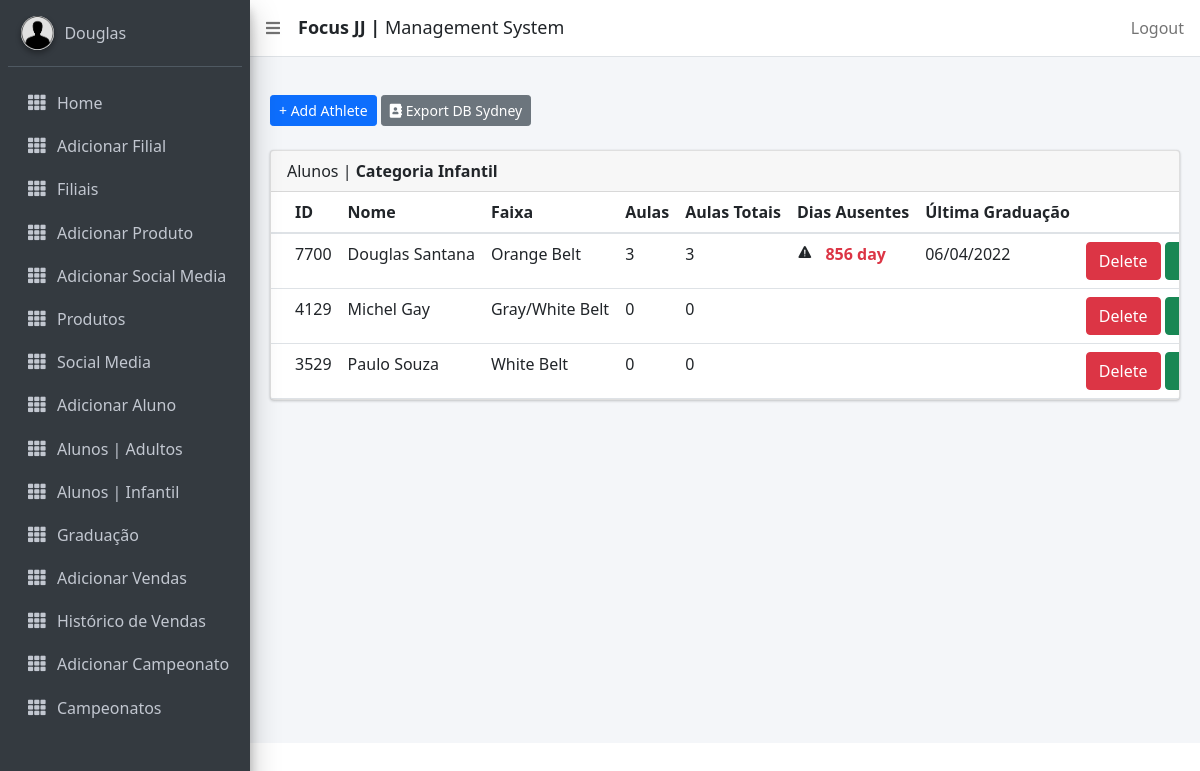
Page /managealunos/kids (signed in) on the committed database.
### focusbjj/models.py (models this page shows, shortened)
class CustomUser(AbstractUser):
    id = ShortUUIDField(primary_key=True, editable=False, alphabet="0123456789", length=3)
    email = models.EmailField(max_length=255, unique=True)
    contact_name = models.CharField(max_length=255)
    country = CountryField()
    location = models.CharField(max_length=255)
    phone = models.CharField(max_length=15, help_text=_('Use somente números. Código do País + Telefone'))
    join_date = models.DateTimeField(default=timezone.now)
    is_active = models.BooleanField(default=True, help_text='Desmarque a caixa para desativar')
    class Meta:
        ordering = ["country", "location"]

class Aluno(models.Model):
    DoesNotExist = None
    objects = None
    id = ShortUUIDField(primary_key=True, editable=False, alphabet="0123456789", length=4)
    photo = models.ImageField(upload_to='photos/', null=True, blank=True)
    nome = models.CharField(max_length=15, verbose_name='Name')
    middle_name = models.CharField(max_length=20, verbose_name='Middle Name', blank=True, null=True)
    surname = models.CharField(max_length=15, verbose_name='Last Name', null=True)
    phone = models.CharField(max_length=15, help_text='Use only numbers')
    email = models.EmailField(max_length=128)
    location = models.ForeignKey(CustomUser, related_name="alunos", on_delete=models.CASCADE)
    address = models.CharField(max_length=255, blank=True, null=True)
    belt = models.CharField(max_length=255, choices=BELT)
    stripe = models.CharField(max_length=255, choices=GRAU, default= 'No Stripes')
    join_date = models.DateTimeField()
    time_stamp = models.DateTimeField(auto_now=True, null=True)
    gender = models.CharField(max_length=255, choices=GENDER)
    dob = models.DateField(verbose_name='Date of Birth',)
    is_blocked = models.BooleanField(default=False)
    agreement = models.BooleanField(default=False)
    USERNAME_FIELD = 'id'
    def idade(self): #POR ANO DE NASCIMENTO
        today = date.today()
        idade = today.year - self.dob.year #- ((today.month, today.day) < (self.dob.month, self.dob.day))
        return idade
    class Meta:
        ordering = ["nome"]

class Graduation(models.Model):
    objects = None
    aluno = models.ForeignKey(Aluno, related_name='graduacao', on_delete=models.CASCADE, verbose_name='_(Aluno')
    master = models.CharField(max_length=15, null=True, verbose_name=_('Professor'))
    belt = models.CharField(max_length=255, choices=BELT, verbose_name=_('Faixa'))
    stripe = models.CharField(max_length=255, choices=GRAU, verbose_name=_('Grau'))
    time_stamp = models.DateTimeField(null=True, verbose_name=_('Data'))

class GetAttendance(models.Model):
    objects = None
    aluno = models.ForeignKey(Aluno, on_delete=models.CASCADE, verbose_name='Athlete')
    attendance = models.DateTimeField(default=timezone.now)

### focusbjj/views.py (the view)
# urls.py: path('managealunos/kids', views.ManageAlunosKids.as_view(), name='managealunoskids'),
class ManageAlunosKids(LoginRequiredMixin, ListView):
    template_name = 'managealunos_kids.html'
    model = Aluno
    def get_queryset(self):
        queryset = super().get_queryset()
        filter = AlunoFilter(self.request.GET, queryset)
        return filter.qs
    def get_context_data(self, **kwargs):
        context = super(ManageAlunosKids, self).get_context_data(**kwargs)
        context['alunos'] = Aluno.objects.all()
        return context

### focusbjj/templatetags/attendance_tags.py (called while the page is built)
@register.filter
def get_count_att_aluno(aluno_instance):
    return len(GetAttendance.objects.filter(aluno_id=aluno_instance.id))

@register.filter
def last_att_aluno(aluno_instance):
    att = GetAttendance.objects.filter(aluno_id=aluno_instance.id).order_by('-attendance')
    if att[0].attendance + timedelta(days=15) < timezone.now():
        tempo = timezone.now() - att[0].attendance
        return tempo
    else:
        return ''

@register.filter
def current_belt(aluno_instance):
    belt = Graduation.objects.filter(aluno_id=aluno_instance.id).order_by('-time_stamp')
    if belt:
        current = belt[0].belt
    else:
        current = aluno_instance.belt
    return current

@register.filter
def last_graduation(aluno_instance):
    last_grad = Graduation.objects.filter(aluno_id=aluno_instance.id).order_by('-time_stamp')
    if last_grad:
        date = last_grad[0].time_stamp
    else:
        date = 'Not Graduated'
    return date

@register.filter
def new_attendance(aluno_instance):
    last_grad = Graduation.objects.filter(aluno_id=aluno_instance.id).order_by('-time_stamp')
    if last_grad:
        date = last_grad[0].time_stamp
        enddate = timezone.now()
        attendance = len(GetAttendance.objects.filter(aluno_id=aluno_instance.id).filter(attendance__range=[date, enddate]))
        return attendance

### focusbjj/templates/managealunos_kids.html (shortened to what this page needs)
{% extends 'base_template.html' %}
{% load static %}
{% load attendance_tags %}
{% load i18n %}
{% block content %}
<section class="content">
        <div class="container-fluid">
            <a class="btn btn-primary btn-sm" href="{% url 'focusbjj:add_aluno' %}" role="button">+ Add Athlete</a>
            <a href="{% url 'focusbjj:export_xlsx' %}" class="btn btn-sm btn-secondary"><i class="fas fa-address-book main-logo-icon"></i> Export DB {{ user.location }} </a> <br/>&nbsp;
            <div class="row">
                <div class="col-md-12">
                    <div class="card">
                        <div class="card-header">
                            <p>{% trans "Alunos" %} | <b>{% trans "Categoria Infantil" %}</b></p>
                        </div>
                <div class="card-body table-responsive p-0">
                <table class="table table-hover text-nowrap">
                <thead>
                    <tr>
                    <th>ID</th>
                    <th>{% trans "Nome" %}</th>
                    <th>{% trans "Faixa" %}</th>
                    <th>{% trans "Aulas" %}</th>
                    <th>{% trans "Aulas Totais" %}</th>
                    <th>{% trans "Dias Ausentes" %}</th>
                    <th>{% trans "Última Graduação" %}</th>
                    <th></th>
                    </tr>
                </thead>
                <tbody>
                {% for aluno in request.user.alunos.all|dictsort:"nome" %}
                   {% if aluno.idade <= 13 %}
                    <tr>
                    <td>{{ aluno.id }}</td>
                    <td>{{ aluno.nome|title }} {{ aluno.surname|title }}</td>
                    <td>
                        {% if aluno|current_belt %}
                        {{ aluno|current_belt }}
                        {% else %}
                        {{ aluno.belt }}
                        {% endif %}
                    </td>
                    <td>
                        {% if aluno|new_attendance == None %}
                        {{ aluno|get_count_att_aluno }}
                        {% else %}
                        {{ aluno|new_attendance }}
                        {% endif %}
                    </td>
                    <td>{{ aluno|get_count_att_aluno }}</td>
                    <td>
                        {% if aluno|get_count_att_aluno %}
                        {% if aluno|last_att_aluno %}
                            <ion-icon name="warning"></ion-icon>
                            <strong class="text-red"> &nbsp; {{ aluno|last_att_aluno|cut:"," |slice:"7"}}</strong>
                        {% endif %}
                        {% endif %}
                    </td>
                    <td>{{ aluno|last_graduation|date:"d/m/Y" }}</td>
                    <td>
                        <a href="{% url 'focusbjj:deletealunos' aluno.pk %}" class="btn btn-danger">Delete</a>
                        <a href="{% url 'focusbjj:editaralunos' aluno.pk %}" class="btn btn-success">Editar</a>
                    </td>
                    </tr>
                {% endif %}
                {% endfor %}
                </tbody>
                </table>
                        </div>
                        </div>
                </div>
            </div>
        </div>
      </section>
{% endblock %}

### templates/sidebar_template.html (shortened to what this page needs)
{% load static %}
{% load i18n %}
<aside class="main-sidebar navbar-gray-dark sidebar-dark-primary elevation-4">
    <div class="sidebar">
      <div class="user-panel mt-3 pb-3 mb-3 d-flex">
        <div class="image">
          <img src="{% static 'images/defaultuser.jpeg' %}" class="img-circle elevation-2" alt="User Image">
        </div>
        <div class="info">
          <a href="#" class="d-block">{{ user.contact_name }}</a>
        </div>
      </div>
      <nav class="mt-2">
        <ul class="nav nav-pills nav-sidebar flex-column" data-widget="treeview" role="menu" data-accordion="false">
          <li class="nav-item">
            {% url 'admin_home' as admin_home %}
            <a href="{% url 'focusbjj:filiais' %}" class="nav-link {% if request.path == admin_home %} active {% endif %}">
              <i class="nav-icon fas fa-th"></i>
              <p>
                Home
              </p>
            </a>
          </li>
          {% if user.is_superuser %}
          <li class="nav-item">
            {% url 'add_staff' as add_staff %}
            <a href="{% url 'focusbjj:add_staff' %}" class="nav-link {% if request.path == add_staff %} active {% endif %}">
              <i class="nav-icon fas fa-th"></i>
              <p>
               Adicionar Filial
              </p>
            </a>
          </li>
           <li class="nav-item">
              {% url 'manage_staff' as manage_staff %}
            {% url 'edit_staff' staff_id=id as edit_staff %}
            <a href="{% url 'focusbjj:managestaff' %}" class="nav-link {% if request.path == manage_staff %} active {% endif %} {% if request.path == edit_staff %} active {% endif %}">
              <i class="nav-icon fas fa-th"></i>
              <p>
                Filiais
              </p>
            </a>
          </li>
          <li class="nav-item">
            <a href="{% url 'focusbjj:addproduct' %}" class="nav-link ">
              <i class="nav-icon fas fa-th"></i>
              <p>
                Adicionar Produto
              </p>
            </a>
          </li>
          <li class="nav-item">
            <a href="{% url 'focusbjj:addsocialmedia' %}" class="nav-link ">
              <i class="nav-icon fas fa-th"></i>
              <p>
                {% trans "Adicionar Social Media" %}
              </p>
            </a>
          </li>
          {% endif%}
          <li class="nav-item">
            <a href="{% url 'focusbjj:products' %}" class="nav-link ">
              <i class="nav-icon fas fa-th"></i>
              <p>
                {% trans "Produtos" %}
              </p>
            </a>
          </li>
          <li class="nav-item">
            <a href="{% url 'focusbjj:socialmedia' %}" class="nav-link">
              <i class="nav-icon fas fa-th"></i>
              <p>
                {% trans "Social Media" %}
              </p>
            </a>
          </li>
           <li class="nav-item">
            <a href="{% url 'focusbjj:add_aluno' %}" class="nav-link {% if request.path == add_student %} active {% endif %}">
              <i class="nav-icon fas fa-th"></i>
              <p>
                {% trans "Adicionar Aluno" %}
              </p>
            </a>
          </li>
          <li class="nav-item">
            <a href="{% url 'focusbjj:managealunos' %}" class="nav-link {% if request.path == manage_student %} active {% endif %} {% if request.path == edit_student %} active {% endif %}">
              <i class="nav-icon fas fa-th"></i>
              <p>
                {% trans "Alunos | Adultos" %}
              </p>
            </a>
          </li>
          <li class="nav-item">
            <a href="{% url 'focusbjj:managealunoskids' %}" class="nav-link {% if request.path == manage_student %} active {% endif %} {% if request.path == edit_student %} active {% endif %}">
              <i class="nav-icon fas fa-th"></i>
              <p>
                {% trans "Alunos | Infantil" %}
              </p>
            </a>
          </li>
          <li class="nav-item">
            <a href="{% url 'focusbjj:managegraduation' %}" class="nav-link {% if request.path == manage_student %} active {% endif %} {% if request.path == edit_student %} active {% endif %}">
              <i class="nav-icon fas fa-th"></i>
              <p>
                {% trans "Graduação" %}
              </p>
            </a>
          </li>
           <li class="nav-item">
            <a href="{% url 'focusbjj:addvenda' %}" class="nav-link ">
              <i class="nav-icon fas fa-th"></i>
              <p>
                {% trans "Adicionar Vendas" %}
              </p>
            </a>
          </li>
           <li class="nav-item">
            <a href="{% url 'focusbjj:vendas' user.pk %}" class="nav-link ">
              <i class="nav-icon fas fa-th"></i>
              <p>
                {% trans "Histórico de Vendas" %}
              </p>
            </a>
          </li>
          <li class="nav-item">
            <a href="{% url 'focusbjj:championship' %}" class="nav-link {% if request.path == manage_student %} active {% endif %} {% if request.path == edit_student %} active {% endif %}">
              <i class="nav-icon fas fa-th"></i>
              <p>
                {% trans "Adicionar Campeonato" %}
              </p>
            </a>
          </li>
          <li class="nav-item">
            <a href="{% url 'focusbjj:championshipdetails' %}" class="nav-link {% if request.path == manage_student %} active {% endif %} {% if request.path == edit_student %} active {% endif %}">
              <i class="nav-icon fas fa-th"></i>
              <p>
                {% trans "Campeonatos" %}
              </p>
            </a>
          </li>
           <li class="nav-item">
            <a href="{% url 'focusbjj:editarstaff' request.user.pk %}" class="nav-link ">
            </a>
          </li>
        </ul>
      </nav>
    </div>
  </aside>

### rows in the picture
CustomUser: contact_name "Douglas", location "Sydney"
Aluno: id "7700", nome "Douglas", surname "Santana", id.belt "Orange Belt", id.time_stamp "3", id "3", id.attendance "856 day", id.time_stamp "06/04/2022"
Aluno: id "4129", nome "Michel", surname "Gay", id+belt "Gray/White Belt", id "0"
Aluno: id "3529", nome "Paulo", surname "Souza", id+belt "White Belt", id "0"
